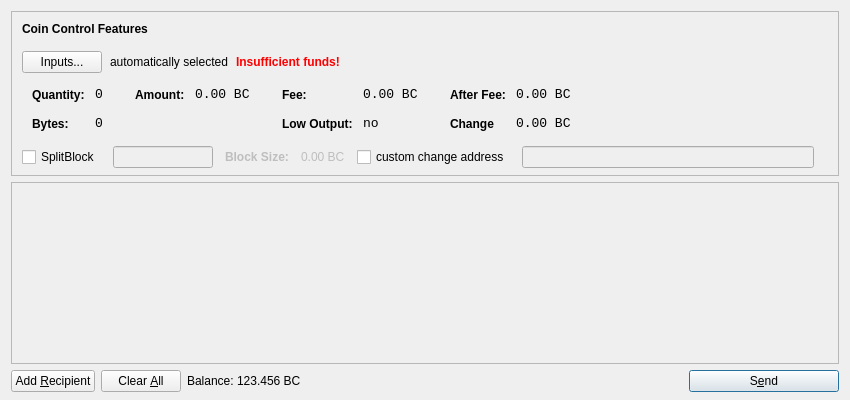
<?xml version="1.0" encoding="UTF-8"?>
<ui version="4.0">
 <class>SendCoinsDialog</class>
 <widget class="QDialog" name="SendCoinsDialog">
  <property name="geometry">
   <rect>
    <x>0</x>
    <y>0</y>
    <width>850</width>
    <height>400</height>
   </rect>
  </property>
  <property name="windowTitle">
   <string>Send Coins</string>
  </property>
  <layout class="QVBoxLayout" name="verticalLayout" stretch="0,1,0">
   <property name="bottomMargin">
    <number>8</number>
   </property>
   <item>
    <widget class="QFrame" name="frameCoinControl">
     <property name="sizePolicy">
      <sizepolicy hsizetype="Expanding" vsizetype="Expanding">
       <horstretch>0</horstretch>
       <verstretch>0</verstretch>
      </sizepolicy>
     </property>
     <property name="maximumSize">
      <size>
       <width>16777215</width>
       <height>16777215</height>
      </size>
     </property>
     <property name="frameShape">
      <enum>QFrame::StyledPanel</enum>
     </property>
     <property name="frameShadow">
      <enum>QFrame::Sunken</enum>
     </property>
     <layout class="QVBoxLayout" name="verticalLayoutCoinControl2">
      <property name="spacing">
       <number>-1</number>
      </property>
      <property name="leftMargin">
       <number>0</number>
      </property>
      <property name="topMargin">
       <number>0</number>
      </property>
      <property name="rightMargin">
       <number>0</number>
      </property>
      <property name="bottomMargin">
       <number>6</number>
      </property>
      <item>
       <layout class="QVBoxLayout" name="verticalLayoutCoinControl" stretch="0,0,0,0,1">
        <property name="spacing">
         <number>0</number>
        </property>
        <property name="leftMargin">
         <number>10</number>
        </property>
        <property name="topMargin">
         <number>10</number>
        </property>
        <item>
         <layout class="QHBoxLayout" name="horizontalLayoutCoinControl1">
          <property name="bottomMargin">
           <number>15</number>
          </property>
          <item>
           <widget class="QLabel" name="labelCoinControlFeatures">
            <property name="sizePolicy">
             <sizepolicy hsizetype="Preferred" vsizetype="Maximum">
              <horstretch>0</horstretch>
              <verstretch>0</verstretch>
             </sizepolicy>
            </property>
            <property name="font">
             <font>
              <weight>75</weight>
              <bold>true</bold>
             </font>
            </property>
            <property name="styleSheet">
             <string notr="true">font-weight:bold;</string>
            </property>
            <property name="text">
             <string>Coin Control Features</string>
            </property>
           </widget>
          </item>
         </layout>
        </item>
        <item>
         <layout class="QHBoxLayout" name="horizontalLayoutCoinControl2" stretch="0,0,0,0">
          <property name="spacing">
           <number>8</number>
          </property>
          <property name="bottomMargin">
           <number>10</number>
          </property>
          <item>
           <widget class="QPushButton" name="pushButtonCoinControl">
            <property name="styleSheet">
             <string notr="true"/>
            </property>
            <property name="text">
             <string>Inputs...</string>
            </property>
           </widget>
          </item>
          <item>
           <widget class="QLabel" name="labelCoinControlAutomaticallySelected">
            <property name="text">
             <string>automatically selected</string>
            </property>
            <property name="margin">
             <number>5</number>
            </property>
           </widget>
          </item>
          <item>
           <widget class="QLabel" name="labelCoinControlInsuffFunds">
            <property name="font">
             <font>
              <weight>75</weight>
              <bold>true</bold>
             </font>
            </property>
            <property name="styleSheet">
             <string notr="true">color:red;font-weight:bold;</string>
            </property>
            <property name="text">
             <string>Insufficient funds!</string>
            </property>
            <property name="margin">
             <number>5</number>
            </property>
           </widget>
          </item>
          <item>
           <spacer name="horizontalSpacerCoinControl">
            <property name="orientation">
             <enum>Qt::Horizontal</enum>
            </property>
            <property name="sizeHint" stdset="0">
             <size>
              <width>40</width>
              <height>1</height>
             </size>
            </property>
           </spacer>
          </item>
         </layout>
        </item>
        <item>
         <widget class="QWidget" name="widgetCoinControl" native="true">
          <property name="sizePolicy">
           <sizepolicy hsizetype="Preferred" vsizetype="Preferred">
            <horstretch>0</horstretch>
            <verstretch>0</verstretch>
           </sizepolicy>
          </property>
          <property name="minimumSize">
           <size>
            <width>0</width>
            <height>0</height>
           </size>
          </property>
          <property name="styleSheet">
           <string notr="true"/>
          </property>
          <layout class="QHBoxLayout" name="horizontalLayoutCoinControl5">
           <property name="margin">
            <number>0</number>
           </property>
           <item>
            <layout class="QHBoxLayout" name="horizontalLayoutCoinControl3" stretch="0,0,0,1">
             <property name="spacing">
              <number>20</number>
             </property>
             <property name="topMargin">
              <number>0</number>
             </property>
             <property name="bottomMargin">
              <number>10</number>
             </property>
             <item>
              <layout class="QFormLayout" name="formLayoutCoinControl1">
               <property name="horizontalSpacing">
                <number>10</number>
               </property>
               <property name="verticalSpacing">
                <number>14</number>
               </property>
               <property name="leftMargin">
                <number>10</number>
               </property>
               <property name="topMargin">
                <number>4</number>
               </property>
               <property name="rightMargin">
                <number>6</number>
               </property>
               <item row="0" column="0">
                <widget class="QLabel" name="labelCoinControlQuantityText">
                 <property name="styleSheet">
                  <string notr="true">font-weight:bold;</string>
                 </property>
                 <property name="text">
                  <string>Quantity:</string>
                 </property>
                 <property name="margin">
                  <number>0</number>
                 </property>
                </widget>
               </item>
               <item row="0" column="1">
                <widget class="QLabel" name="labelCoinControlQuantity">
                 <property name="font">
                  <font>
                   <family>Monospace</family>
                   <pointsize>10</pointsize>
                  </font>
                 </property>
                 <property name="cursor">
                  <cursorShape>IBeamCursor</cursorShape>
                 </property>
                 <property name="contextMenuPolicy">
                  <enum>Qt::ActionsContextMenu</enum>
                 </property>
                 <property name="text">
                  <string>0</string>
                 </property>
                 <property name="margin">
                  <number>0</number>
                 </property>
                 <property name="textInteractionFlags">
                  <set>Qt::LinksAccessibleByMouse|Qt::TextSelectableByKeyboard|Qt::TextSelectableByMouse</set>
                 </property>
                </widget>
               </item>
               <item row="1" column="0">
                <widget class="QLabel" name="labelCoinControlBytesText">
                 <property name="styleSheet">
                  <string notr="true">font-weight:bold;</string>
                 </property>
                 <property name="text">
                  <string>Bytes:</string>
                 </property>
                </widget>
               </item>
               <item row="1" column="1">
                <widget class="QLabel" name="labelCoinControlBytes">
                 <property name="font">
                  <font>
                   <family>Monospace</family>
                   <pointsize>10</pointsize>
                  </font>
                 </property>
                 <property name="cursor">
                  <cursorShape>IBeamCursor</cursorShape>
                 </property>
                 <property name="contextMenuPolicy">
                  <enum>Qt::ActionsContextMenu</enum>
                 </property>
                 <property name="text">
                  <string>0</string>
                 </property>
                 <property name="textInteractionFlags">
                  <set>Qt::LinksAccessibleByMouse|Qt::TextSelectableByKeyboard|Qt::TextSelectableByMouse</set>
                 </property>
                </widget>
               </item>
              </layout>
             </item>
             <item>
              <layout class="QFormLayout" name="formLayoutCoinControl2">
               <property name="horizontalSpacing">
                <number>10</number>
               </property>
               <property name="verticalSpacing">
                <number>14</number>
               </property>
               <property name="leftMargin">
                <number>6</number>
               </property>
               <property name="topMargin">
                <number>4</number>
               </property>
               <property name="rightMargin">
                <number>6</number>
               </property>
               <item row="0" column="0">
                <widget class="QLabel" name="labelCoinControlAmountText">
                 <property name="styleSheet">
                  <string notr="true">font-weight:bold;</string>
                 </property>
                 <property name="text">
                  <string>Amount:</string>
                 </property>
                 <property name="margin">
                  <number>0</number>
                 </property>
                </widget>
               </item>
               <item row="0" column="1">
                <widget class="QLabel" name="labelCoinControlAmount">
                 <property name="font">
                  <font>
                   <family>Monospace</family>
                   <pointsize>10</pointsize>
                  </font>
                 </property>
                 <property name="cursor">
                  <cursorShape>IBeamCursor</cursorShape>
                 </property>
                 <property name="contextMenuPolicy">
                  <enum>Qt::ActionsContextMenu</enum>
                 </property>
                 <property name="text">
                  <string notr="true">0.00 BC</string>
                 </property>
                 <property name="textInteractionFlags">
                  <set>Qt::LinksAccessibleByMouse|Qt::TextSelectableByKeyboard|Qt::TextSelectableByMouse</set>
                 </property>
                </widget>
               </item>
              </layout>
             </item>
             <item>
              <layout class="QFormLayout" name="formLayoutCoinControl3">
               <property name="horizontalSpacing">
                <number>10</number>
               </property>
               <property name="verticalSpacing">
                <number>14</number>
               </property>
               <property name="leftMargin">
                <number>6</number>
               </property>
               <property name="topMargin">
                <number>4</number>
               </property>
               <property name="rightMargin">
                <number>6</number>
               </property>
               <item row="0" column="0">
                <widget class="QLabel" name="labelCoinControlFeeText">
                 <property name="styleSheet">
                  <string notr="true">font-weight:bold;</string>
                 </property>
                 <property name="text">
                  <string>Fee:</string>
                 </property>
                 <property name="margin">
                  <number>0</number>
                 </property>
                </widget>
               </item>
               <item row="0" column="1">
                <widget class="QLabel" name="labelCoinControlFee">
                 <property name="font">
                  <font>
                   <family>Monospace</family>
                   <pointsize>10</pointsize>
                  </font>
                 </property>
                 <property name="cursor">
                  <cursorShape>IBeamCursor</cursorShape>
                 </property>
                 <property name="contextMenuPolicy">
                  <enum>Qt::ActionsContextMenu</enum>
                 </property>
                 <property name="text">
                  <string notr="true">0.00 BC</string>
                 </property>
                 <property name="textInteractionFlags">
                  <set>Qt::LinksAccessibleByMouse|Qt::TextSelectableByKeyboard|Qt::TextSelectableByMouse</set>
                 </property>
                </widget>
               </item>
               <item row="1" column="0">
                <widget class="QLabel" name="labelCoinControlLowOutputText">
                 <property name="styleSheet">
                  <string notr="true">font-weight:bold;</string>
                 </property>
                 <property name="text">
                  <string>Low Output:</string>
                 </property>
                </widget>
               </item>
               <item row="1" column="1">
                <widget class="QLabel" name="labelCoinControlLowOutput">
                 <property name="font">
                  <font>
                   <family>Monospace</family>
                   <pointsize>10</pointsize>
                  </font>
                 </property>
                 <property name="cursor">
                  <cursorShape>IBeamCursor</cursorShape>
                 </property>
                 <property name="contextMenuPolicy">
                  <enum>Qt::ActionsContextMenu</enum>
                 </property>
                 <property name="text">
                  <string>no</string>
                 </property>
                 <property name="textInteractionFlags">
                  <set>Qt::LinksAccessibleByMouse|Qt::TextSelectableByKeyboard|Qt::TextSelectableByMouse</set>
                 </property>
                </widget>
               </item>
              </layout>
             </item>
             <item>
              <layout class="QFormLayout" name="formLayoutCoinControl4">
               <property name="horizontalSpacing">
                <number>10</number>
               </property>
               <property name="verticalSpacing">
                <number>14</number>
               </property>
               <property name="leftMargin">
                <number>6</number>
               </property>
               <property name="topMargin">
                <number>4</number>
               </property>
               <property name="rightMargin">
                <number>6</number>
               </property>
               <item row="0" column="0">
                <widget class="QLabel" name="labelCoinControlAfterFeeText">
                 <property name="styleSheet">
                  <string notr="true">font-weight:bold;</string>
                 </property>
                 <property name="text">
                  <string>After Fee:</string>
                 </property>
                 <property name="margin">
                  <number>0</number>
                 </property>
                </widget>
               </item>
               <item row="0" column="1">
                <widget class="QLabel" name="labelCoinControlAfterFee">
                 <property name="font">
                  <font>
                   <family>Monospace</family>
                   <pointsize>10</pointsize>
                  </font>
                 </property>
                 <property name="cursor">
                  <cursorShape>IBeamCursor</cursorShape>
                 </property>
                 <property name="contextMenuPolicy">
                  <enum>Qt::ActionsContextMenu</enum>
                 </property>
                 <property name="text">
                  <string notr="true">0.00 BC</string>
                 </property>
                 <property name="textInteractionFlags">
                  <set>Qt::LinksAccessibleByMouse|Qt::TextSelectableByKeyboard|Qt::TextSelectableByMouse</set>
                 </property>
                </widget>
               </item>
               <item row="1" column="0">
                <widget class="QLabel" name="labelCoinControlChangeText">
                 <property name="styleSheet">
                  <string notr="true">font-weight:bold;</string>
                 </property>
                 <property name="text">
                  <string>Change</string>
                 </property>
                </widget>
               </item>
               <item row="1" column="1">
                <widget class="QLabel" name="labelCoinControlChange">
                 <property name="font">
                  <font>
                   <family>Monospace</family>
                   <pointsize>10</pointsize>
                  </font>
                 </property>
                 <property name="cursor">
                  <cursorShape>IBeamCursor</cursorShape>
                 </property>
                 <property name="contextMenuPolicy">
                  <enum>Qt::ActionsContextMenu</enum>
                 </property>
                 <property name="text">
                  <string notr="true">0.00 BC</string>
                 </property>
                 <property name="textInteractionFlags">
                  <set>Qt::LinksAccessibleByMouse|Qt::TextSelectableByKeyboard|Qt::TextSelectableByMouse</set>
                 </property>
                </widget>
               </item>
              </layout>
             </item>
            </layout>
           </item>
          </layout>
         </widget>
        </item>
        <item>
         <layout class="QHBoxLayout" name="horizontalLayoutCoinControl4" stretch="0,0,0">
          <property name="spacing">
           <number>12</number>
          </property>
          <property name="sizeConstraint">
           <enum>QLayout::SetDefaultConstraint</enum>
          </property>
          <property name="topMargin">
           <number>5</number>
          </property>
          <property name="rightMargin">
           <number>5</number>
          </property>
          <item>
            <widget class="QCheckBox" name="splitBlockCheckBox">
              <property name="text">
                <string>SplitBlock</string>
              </property>
            </widget>
          </item>
          <item>
            <widget class="QLineEdit" name="splitBlockLineEdit">
              <property name="enabled">
                <bool>false</bool>
              </property>
              <property name="sizePolicy">
                <sizepolicy hsizetype="Fixed" vsizetype="Fixed">
                  <horstretch>0</horstretch>
                  <verstretch>0</verstretch>
                </sizepolicy>
              </property>
              <property name="maximumSize">
                <size>
                  <width>100</width>
                  <height>16777215</height>
                </size>
              </property>
            </widget>
          </item>
          <item>
            <widget class="QLabel" name="labelBlockSizeText">
              <property name="enabled">
                <bool>false</bool>
              </property>
              <property name="font">
                <font>
                  <weight>75</weight>
                  <bold>true</bold>
                </font>
              </property>
              <property name="text">
                <string>Block Size:</string>
              </property>
            </widget>
          </item>
          <item>
            <widget class="QLabel" name="labelBlockSize">
              <property name="enabled">
                <bool>false</bool>
              </property>
              <property name="text">
                <string>0.00 BC</string>
              </property>
            </widget>
          </item>
          <item>
           <widget class="QCheckBox" name="checkBoxCoinControlChange">
            <property name="text">
             <string>custom change address</string>
            </property>
           </widget>
          </item>
          <item>
           <widget class="QLineEdit" name="lineEditCoinControlChange">
            <property name="enabled">
             <bool>false</bool>
            </property>
            <property name="sizePolicy">
             <sizepolicy hsizetype="Expanding" vsizetype="Fixed">
              <horstretch>0</horstretch>
              <verstretch>0</verstretch>
             </sizepolicy>
            </property>
           </widget>
          </item>
          <item>
           <widget class="QLabel" name="labelCoinControlChangeLabel">
            <property name="sizePolicy">
             <sizepolicy hsizetype="Preferred" vsizetype="Expanding">
              <horstretch>0</horstretch>
              <verstretch>0</verstretch>
             </sizepolicy>
            </property>
            <property name="minimumSize">
             <size>
              <width>0</width>
              <height>0</height>
             </size>
            </property>
            <property name="text">
             <string/>
            </property>
            <property name="margin">
             <number>3</number>
            </property>
           </widget>
          </item>
         </layout>
        </item>
        <item>
         <spacer name="verticalSpacerCoinControl">
          <property name="orientation">
           <enum>Qt::Vertical</enum>
          </property>
          <property name="sizeHint" stdset="0">
           <size>
            <width>800</width>
            <height>1</height>
           </size>
          </property>
         </spacer>
        </item>
       </layout>
      </item>
     </layout>
    </widget>
   </item>
   <item>
    <widget class="QScrollArea" name="scrollArea">
     <property name="widgetResizable">
      <bool>true</bool>
     </property>
     <widget class="QWidget" name="scrollAreaWidgetContents">
      <property name="geometry">
       <rect>
        <x>0</x>
        <y>0</y>
        <width>830</width>
        <height>165</height>
       </rect>
      </property>
      <layout class="QVBoxLayout" name="verticalLayout_2">
       <property name="margin">
        <number>0</number>
       </property>
       <item>
        <layout class="QVBoxLayout" name="entries">
         <property name="spacing">
          <number>6</number>
         </property>
        </layout>
       </item>
       <item>
        <spacer name="verticalSpacer">
         <property name="orientation">
          <enum>Qt::Vertical</enum>
         </property>
         <property name="sizeHint" stdset="0">
          <size>
           <width>20</width>
           <height>40</height>
          </size>
         </property>
        </spacer>
       </item>
      </layout>
     </widget>
    </widget>
   </item>
   <item>
    <layout class="QHBoxLayout" name="horizontalLayout">
     <item>
      <widget class="QPushButton" name="addButton">
       <property name="toolTip">
        <string>Send to multiple recipients at once</string>
       </property>
       <property name="text">
        <string>Add &amp;Recipient</string>
       </property>
       <property name="autoDefault">
        <bool>false</bool>
       </property>
      </widget>
     </item>
     <item>
      <widget class="QPushButton" name="clearButton">
       <property name="sizePolicy">
        <sizepolicy hsizetype="Minimum" vsizetype="Fixed">
         <horstretch>0</horstretch>
         <verstretch>0</verstretch>
        </sizepolicy>
       </property>
       <property name="toolTip">
        <string>Remove all transaction fields</string>
       </property>
       <property name="text">
        <string>Clear &amp;All</string>
       </property>
       <property name="autoRepeatDelay">
        <number>300</number>
       </property>
       <property name="autoDefault">
        <bool>false</bool>
       </property>
      </widget>
     </item>
     <item>
      <layout class="QHBoxLayout" name="horizontalLayout_2">
       <property name="spacing">
        <number>3</number>
       </property>
       <item>
        <widget class="QLabel" name="label">
         <property name="sizePolicy">
          <sizepolicy hsizetype="Preferred" vsizetype="Fixed">
           <horstretch>0</horstretch>
           <verstretch>0</verstretch>
          </sizepolicy>
         </property>
         <property name="text">
          <string>Balance:</string>
         </property>
        </widget>
       </item>
       <item>
        <widget class="QLabel" name="labelBalance">
         <property name="sizePolicy">
          <sizepolicy hsizetype="Preferred" vsizetype="Fixed">
           <horstretch>0</horstretch>
           <verstretch>0</verstretch>
          </sizepolicy>
         </property>
         <property name="cursor">
          <cursorShape>IBeamCursor</cursorShape>
         </property>
         <property name="text">
          <string notr="true">123.456 BC</string>
         </property>
         <property name="textInteractionFlags">
          <set>Qt::LinksAccessibleByMouse|Qt::TextSelectableByKeyboard|Qt::TextSelectableByMouse</set>
         </property>
        </widget>
       </item>
      </layout>
     </item>
     <item>
      <spacer name="horizontalSpacer">
       <property name="orientation">
        <enum>Qt::Horizontal</enum>
       </property>
       <property name="sizeHint" stdset="0">
        <size>
         <width>40</width>
         <height>20</height>
        </size>
       </property>
      </spacer>
     </item>
     <item>
      <widget class="QPushButton" name="sendButton">
       <property name="minimumSize">
        <size>
         <width>150</width>
         <height>0</height>
        </size>
       </property>
       <property name="toolTip">
        <string>Confirm the send action</string>
       </property>
       <property name="text">
        <string>S&amp;end</string>
       </property>
       <property name="icon">
        <iconset resource="../bitcoin.qrc">
         <normaloff>:/icons/send</normaloff>:/icons/send</iconset>
       </property>
       <property name="default">
        <bool>true</bool>
       </property>
      </widget>
     </item>
    </layout>
   </item>
  </layout>
 </widget>
 <resources>
  <include location="../bitcoin.qrc"/>
 </resources>
 <connections/>
</ui>
